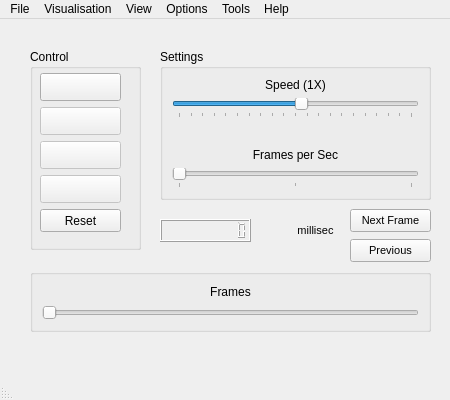
 <widget class="QMainWindow" name="TraVisToClass">
  <property name="geometry">
   <rect>
    <x>0</x>
    <y>0</y>
    <width>450</width>
    <height>400</height>
   </rect>
  </property>
  <property name="sizePolicy">
   <sizepolicy hsizetype="Fixed" vsizetype="Fixed">
    <horstretch>0</horstretch>
    <verstretch>0</verstretch>
   </sizepolicy>
  </property>
  <property name="minimumSize">
   <size>
    <width>450</width>
    <height>400</height>
   </size>
  </property>
  <property name="maximumSize">
   <size>
    <width>450</width>
    <height>400</height>
   </size>
  </property>
  <property name="mouseTracking">
   <bool>true</bool>
  </property>
  <property name="acceptDrops">
   <bool>true</bool>
  </property>
  <property name="windowTitle">
   <string>TraVisTo</string>
  </property>
  <property name="windowIcon">
   <iconset resource="icons.qrc">
    <normaloff>:/new/iconsS/icons/fullscreen.PNG</normaloff>:/new/iconsS/icons/fullscreen.PNG</iconset>
  </property>
  <property name="toolTip">
   <string>Visualise Pedestrian Motions</string>
  </property>
  <property name="whatsThis">
   <string>a Software....</string>
  </property>
  <widget class="QWidget" name="centralwidget">
   <property name="sizeIncrement">
    <size>
     <width>3</width>
     <height>3</height>
    </size>
   </property>
   <widget class="QGroupBox" name="parameters">
    <property name="enabled">
     <bool>true</bool>
    </property>
    <property name="geometry">
     <rect>
      <x>160</x>
      <y>30</y>
      <width>271</width>
      <height>151</height>
     </rect>
    </property>
    <property name="sizePolicy">
     <sizepolicy hsizetype="Fixed" vsizetype="Minimum">
      <horstretch>0</horstretch>
      <verstretch>0</verstretch>
     </sizepolicy>
    </property>
    <property name="mouseTracking">
     <bool>false</bool>
    </property>
    <property name="title">
     <string>Settings</string>
    </property>
    <layout class="QVBoxLayout" name="verticalLayout_2">
     <item>
      <widget class="QLabel" name="speedSliderLabel">
       <property name="text">
        <string>Speed (1X)</string>
       </property>
       <property name="alignment">
        <set>Qt::AlignCenter</set>
       </property>
      </widget>
     </item>
     <item>
      <widget class="QSlider" name="speedSettingSlider">
       <property name="minimum">
        <number>-20</number>
       </property>
       <property name="maximum">
        <number>20</number>
       </property>
       <property name="pageStep">
        <number>1</number>
       </property>
       <property name="value">
        <number>1</number>
       </property>
       <property name="sliderPosition">
        <number>1</number>
       </property>
       <property name="orientation">
        <enum>Qt::Horizontal</enum>
       </property>
       <property name="invertedControls">
        <bool>false</bool>
       </property>
       <property name="tickPosition">
        <enum>QSlider::TicksBelow</enum>
       </property>
       <property name="tickInterval">
        <number>2</number>
       </property>
      </widget>
     </item>
     <item>
      <spacer name="verticalSpacer">
       <property name="orientation">
        <enum>Qt::Vertical</enum>
       </property>
       <property name="sizeHint" stdset="0">
        <size>
         <width>20</width>
         <height>50</height>
        </size>
       </property>
      </spacer>
     </item>
     <item>
      <widget class="QLabel" name="framePerSecondSliderLabel">
       <property name="enabled">
        <bool>true</bool>
       </property>
       <property name="text">
        <string>Frames per Sec</string>
       </property>
       <property name="alignment">
        <set>Qt::AlignCenter</set>
       </property>
      </widget>
     </item>
     <item>
      <widget class="QSlider" name="contrastSettingSlider">
       <property name="enabled">
        <bool>false</bool>
       </property>
       <property name="styleSheet">
        <string notr="true">color: rgb(255, 149, 107);</string>
       </property>
       <property name="maximum">
        <number>10</number>
       </property>
       <property name="pageStep">
        <number>1</number>
       </property>
       <property name="sliderPosition">
        <number>0</number>
       </property>
       <property name="orientation">
        <enum>Qt::Horizontal</enum>
       </property>
       <property name="tickPosition">
        <enum>QSlider::TicksBelow</enum>
       </property>
       <property name="tickInterval">
        <number>5</number>
       </property>
      </widget>
     </item>
    </layout>
   </widget>
   <widget class="QGroupBox" name="Controls">
    <property name="enabled">
     <bool>true</bool>
    </property>
    <property name="geometry">
     <rect>
      <x>30</x>
      <y>30</y>
      <width>111</width>
      <height>201</height>
     </rect>
    </property>
    <property name="sizePolicy">
     <sizepolicy hsizetype="Minimum" vsizetype="Maximum">
      <horstretch>0</horstretch>
      <verstretch>0</verstretch>
     </sizepolicy>
    </property>
    <property name="title">
     <string>Control</string>
    </property>
    <widget class="QPushButton" name="BtStart">
     <property name="geometry">
      <rect>
       <x>10</x>
       <y>24</y>
       <width>81</width>
       <height>28</height>
      </rect>
     </property>
     <property name="toolTip">
      <string>Start Visualisation</string>
     </property>
     <property name="text">
      <string/>
     </property>
     <property name="icon">
      <iconset resource="icons.qrc">
       <normaloff>:/new/iconsS/icons/Play1Hot.png</normaloff>:/new/iconsS/icons/Play1Hot.png</iconset>
     </property>
     <property name="iconSize">
      <size>
       <width>20</width>
       <height>20</height>
      </size>
     </property>
    </widget>
    <widget class="QPushButton" name="BtStop">
     <property name="enabled">
      <bool>false</bool>
     </property>
     <property name="geometry">
      <rect>
       <x>10</x>
       <y>58</y>
       <width>81</width>
       <height>28</height>
      </rect>
     </property>
     <property name="toolTip">
      <string>Stop Visualisation</string>
     </property>
     <property name="text">
      <string/>
     </property>
     <property name="icon">
      <iconset resource="icons.qrc">
       <normaloff>:/new/iconsS/icons/Stop1PressedBlue.png</normaloff>:/new/iconsS/icons/Stop1PressedBlue.png</iconset>
     </property>
     <property name="iconSize">
      <size>
       <width>20</width>
       <height>20</height>
      </size>
     </property>
    </widget>
    <widget class="QPushButton" name="BtRecord">
     <property name="enabled">
      <bool>false</bool>
     </property>
     <property name="geometry">
      <rect>
       <x>10</x>
       <y>92</y>
       <width>81</width>
       <height>28</height>
      </rect>
     </property>
     <property name="toolTip">
      <string>Start Recording</string>
     </property>
     <property name="text">
      <string/>
     </property>
     <property name="icon">
      <iconset resource="icons.qrc">
       <normaloff>:/new/iconsS/icons/RecordPressed.png</normaloff>:/new/iconsS/icons/RecordPressed.png</iconset>
     </property>
     <property name="iconSize">
      <size>
       <width>20</width>
       <height>20</height>
      </size>
     </property>
    </widget>
    <widget class="QPushButton" name="BtFullscreen">
     <property name="enabled">
      <bool>false</bool>
     </property>
     <property name="geometry">
      <rect>
       <x>10</x>
       <y>126</y>
       <width>81</width>
       <height>28</height>
      </rect>
     </property>
     <property name="toolTip">
      <string>Fullscreen</string>
     </property>
     <property name="autoFillBackground">
      <bool>false</bool>
     </property>
     <property name="text">
      <string/>
     </property>
     <property name="icon">
      <iconset resource="icons.qrc">
       <normaloff>:/new/iconsS/icons/window_fullscreen-64.png</normaloff>:/new/iconsS/icons/window_fullscreen-64.png</iconset>
     </property>
     <property name="iconSize">
      <size>
       <width>20</width>
       <height>20</height>
      </size>
     </property>
    </widget>
    <widget class="QPushButton" name="BtReset">
     <property name="geometry">
      <rect>
       <x>10</x>
       <y>160</y>
       <width>81</width>
       <height>23</height>
      </rect>
     </property>
     <property name="toolTip">
      <string>Reset the simulation and clear all datasets loaded</string>
     </property>
     <property name="text">
      <string>Reset</string>
     </property>
     <property name="iconSize">
      <size>
       <width>20</width>
       <height>20</height>
      </size>
     </property>
    </widget>
   </widget>
   <widget class="QGroupBox" name="groupBox">
    <property name="geometry">
     <rect>
      <x>30</x>
      <y>250</y>
      <width>401</width>
      <height>63</height>
     </rect>
    </property>
    <property name="sizePolicy">
     <sizepolicy hsizetype="Fixed" vsizetype="Fixed">
      <horstretch>0</horstretch>
      <verstretch>0</verstretch>
     </sizepolicy>
    </property>
    <property name="maximumSize">
     <size>
      <width>16777215</width>
      <height>16777215</height>
     </size>
    </property>
    <property name="title">
     <string/>
    </property>
    <layout class="QVBoxLayout" name="verticalLayout_3">
     <item>
      <layout class="QHBoxLayout" name="horizontalLayout_3">
       <item>
        <widget class="QLabel" name="frameSliderLabel">
         <property name="text">
          <string>Frames</string>
         </property>
         <property name="alignment">
          <set>Qt::AlignCenter</set>
         </property>
        </widget>
       </item>
      </layout>
     </item>
     <item>
      <widget class="QSlider" name="framesIndicatorSlider">
       <property name="enabled">
        <bool>true</bool>
       </property>
       <property name="mouseTracking">
        <bool>true</bool>
       </property>
       <property name="maximum">
        <number>20000</number>
       </property>
       <property name="pageStep">
        <number>1</number>
       </property>
       <property name="tracking">
        <bool>true</bool>
       </property>
       <property name="orientation">
        <enum>Qt::Horizontal</enum>
       </property>
      </widget>
     </item>
    </layout>
   </widget>
   <widget class="QLCDNumber" name="lcdRunningTime">
    <property name="geometry">
     <rect>
      <x>160</x>
      <y>200</y>
      <width>91</width>
      <height>23</height>
     </rect>
    </property>
    <property name="palette">
     <palette>
      <active>
       <colorrole role="WindowText">
        <brush brushstyle="SolidPattern">
         <color alpha="255">
          <red>170</red>
          <green>255</green>
          <blue>0</blue>
         </color>
        </brush>
       </colorrole>
      </active>
      <inactive>
       <colorrole role="WindowText">
        <brush brushstyle="SolidPattern">
         <color alpha="255">
          <red>170</red>
          <green>255</green>
          <blue>0</blue>
         </color>
        </brush>
       </colorrole>
      </inactive>
      <disabled>
       <colorrole role="WindowText">
        <brush brushstyle="SolidPattern">
         <color alpha="255">
          <red>118</red>
          <green>116</green>
          <blue>108</blue>
         </color>
        </brush>
       </colorrole>
      </disabled>
     </palette>
    </property>
    <property name="font">
     <font>
      <family>MS Sans Serif</family>
      <weight>75</weight>
      <bold>true</bold>
     </font>
    </property>
    <property name="styleSheet">
     <string notr="true">
border-color: rgb(255, 255, 255);</string>
    </property>
    <property name="smallDecimalPoint">
     <bool>false</bool>
    </property>
    <property name="numDigits">
     <number>10</number>
    </property>
    <property name="segmentStyle">
     <enum>QLCDNumber::Filled</enum>
    </property>
    <property name="intValue" stdset="0">
     <number>0</number>
    </property>
   </widget>
   <widget class="QLabel" name="label">
    <property name="geometry">
     <rect>
      <x>290</x>
      <y>201</y>
      <width>51</width>
      <height>20</height>
     </rect>
    </property>
    <property name="font">
     <font>
      <pointsize>8</pointsize>
     </font>
    </property>
    <property name="text">
     <string>millisec</string>
    </property>
    <property name="alignment">
     <set>Qt::AlignCenter</set>
    </property>
   </widget>
   <widget class="QPushButton" name="BtNextFrame">
    <property name="geometry">
     <rect>
      <x>350</x>
      <y>190</y>
      <width>81</width>
      <height>23</height>
     </rect>
    </property>
    <property name="font">
     <font>
      <pointsize>8</pointsize>
     </font>
    </property>
    <property name="text">
     <string>Next Frame</string>
    </property>
   </widget>
   <widget class="QPushButton" name="BtPreviousFrame">
    <property name="geometry">
     <rect>
      <x>350</x>
      <y>220</y>
      <width>81</width>
      <height>23</height>
     </rect>
    </property>
    <property name="font">
     <font>
      <pointsize>8</pointsize>
     </font>
    </property>
    <property name="text">
     <string>Previous</string>
    </property>
   </widget>
  </widget>
  <widget class="QMenuBar" name="menubar">
   <property name="geometry">
    <rect>
     <x>0</x>
     <y>0</y>
     <width>450</width>
     <height>25</height>
    </rect>
   </property>
   <widget class="QMenu" name="menuFile">
    <property name="title">
     <string>File</string>
    </property>
    <addaction name="actionLoad_File"/>
    <addaction name="separator"/>
    <addaction name="actionLoad_Geometry"/>
    <addaction name="actionClear_Geometry"/>
    <addaction name="actionAdd_Trajectories_File"/>
    <addaction name="actionClear_Trajectories_Files"/>
    <addaction name="separator"/>
    <addaction name="actionOpen"/>
    <addaction name="separator"/>
    <addaction name="actionExit"/>
   </widget>
   <widget class="QMenu" name="menuApplication">
    <property name="title">
     <string>Visualisation</string>
    </property>
    <addaction name="separator"/>
    <addaction name="actionReset"/>
    <addaction name="actionStart"/>
    <addaction name="actionRecord"/>
    <addaction name="actionStop"/>
    <addaction name="actionPause_Resume"/>
    <addaction name="actionFullscreen"/>
    <addaction name="separator"/>
    <addaction name="actionOnline"/>
    <addaction name="actionOffline"/>
    <addaction name="separator"/>
    <addaction name="actionFrames_Navigation"/>
   </widget>
   <widget class="QMenu" name="menuHelp">
    <property name="title">
     <string>Help</string>
    </property>
    <addaction name="actionTutorial"/>
    <addaction name="separator"/>
    <addaction name="actionAbout"/>
    <addaction name="separator"/>
   </widget>
   <widget class="QMenu" name="menuOptions">
    <property name="title">
     <string>Options</string>
    </property>
    <widget class="QMenu" name="menuCaption_Color">
     <property name="title">
      <string>Caption Color</string>
     </property>
     <addaction name="actionCaptionAuto"/>
     <addaction name="actionCaptionCustom"/>
    </widget>
    <addaction name="actionBackground_Color"/>
    <addaction name="menuCaption_Color"/>
    <addaction name="actionWalls_Color"/>
    <addaction name="actionExits_Color"/>
    <addaction name="separator"/>
    <addaction name="actionPedestrian_Shape"/>
    <addaction name="actionNetwork_settings"/>
   </widget>
   <widget class="QMenu" name="menuView">
    <property name="title">
     <string>View</string>
    </property>
    <widget class="QMenu" name="menuCamera_View">
     <property name="title">
      <string>Camera View</string>
     </property>
     <addaction name="actionCameraViewTop"/>
     <addaction name="actionCameraViewSide"/>
     <addaction name="actionCameraViewFront"/>
     <addaction name="actionCameraViewAgent"/>
    </widget>
    <addaction name="action2_D"/>
    <addaction name="action3_D"/>
    <addaction name="separator"/>
    <addaction name="actionShow_Agents"/>
    <addaction name="actionShow_Trajectories"/>
    <addaction name="actionShow_Geometry"/>
    <addaction name="actionShow_Exits"/>
    <addaction name="actionShow_Walls"/>
    <addaction name="actionShow_Legend"/>
    <addaction name="actionShow_Captions"/>
    <addaction name="actionShow_Axis"/>
    <addaction name="actionShow_Wall_Caption"/>
    <addaction name="actionShow_Room_Caption"/>
    <addaction name="actionShow_Door_Caption"/>
    <addaction name="actionShow_Geometry_Captions"/>
    <addaction name="separator"/>
    <addaction name="actionFirst_Group"/>
    <addaction name="actionSecond_Group"/>
    <addaction name="actionThird_Group"/>
    <addaction name="separator"/>
    <addaction name="menuCamera_View"/>
    <addaction name="separator"/>
    <addaction name="actionShow_Onscreen_Infos"/>
    <addaction name="separator"/>
   </widget>
   <widget class="QMenu" name="menuTools">
    <property name="title">
     <string>Tools</string>
    </property>
    <addaction name="actionSnapshot"/>
    <addaction name="separator"/>
    <addaction name="actionRecord_PNG_sequences"/>
    <addaction name="actionRender_PNG_to_AVI"/>
   </widget>
   <addaction name="menuFile"/>
   <addaction name="menuApplication"/>
   <addaction name="menuView"/>
   <addaction name="menuOptions"/>
   <addaction name="menuTools"/>
   <addaction name="menuHelp"/>
  </widget>
  <widget class="QStatusBar" name="statusbar">
   <property name="mouseTracking">
    <bool>true</bool>
   </property>
   <property name="layoutDirection">
    <enum>Qt::RightToLeft</enum>
   </property>
  </widget>
  <action name="actionExit">
   <property name="text">
    <string>Exit</string>
   </property>
   <property name="toolTip">
    <string>Quit the application</string>
   </property>
   <property name="shortcut">
    <string>Ctrl+Q</string>
   </property>
  </action>
  <action name="actionReset">
   <property name="enabled">
    <bool>false</bool>
   </property>
   <property name="text">
    <string>Reset</string>
   </property>
   <property name="shortcut">
    <string>Ctrl+R</string>
   </property>
  </action>
  <action name="actionStart">
   <property name="enabled">
    <bool>false</bool>
   </property>
   <property name="text">
    <string>Start</string>
   </property>
   <property name="shortcut">
    <string>Ctrl+P</string>
   </property>
  </action>
  <action name="actionStop">
   <property name="enabled">
    <bool>false</bool>
   </property>
   <property name="text">
    <string>Stop</string>
   </property>
  </action>
  <action name="actionPause_Resume">
   <property name="enabled">
    <bool>false</bool>
   </property>
   <property name="text">
    <string>Pause/Resume</string>
   </property>
  </action>
  <action name="actionAbout">
   <property name="text">
    <string>About TraVisTo</string>
   </property>
   <property name="shortcut">
    <string>F1</string>
   </property>
  </action>
  <action name="actionTutorial">
   <property name="enabled">
    <bool>false</bool>
   </property>
   <property name="text">
    <string>Tutorial</string>
   </property>
  </action>
  <action name="actionNetwork_settings">
   <property name="enabled">
    <bool>true</bool>
   </property>
   <property name="text">
    <string>Network settings</string>
   </property>
  </action>
  <action name="actionOnline">
   <property name="checkable">
    <bool>true</bool>
   </property>
   <property name="checked">
    <bool>false</bool>
   </property>
   <property name="enabled">
    <bool>true</bool>
   </property>
   <property name="text">
    <string>Online</string>
   </property>
   <property name="shortcut">
    <string>Ctrl+N</string>
   </property>
  </action>
  <action name="actionOffline">
   <property name="checkable">
    <bool>true</bool>
   </property>
   <property name="checked">
    <bool>true</bool>
   </property>
   <property name="enabled">
    <bool>true</bool>
   </property>
   <property name="text">
    <string>Offline</string>
   </property>
   <property name="shortcut">
    <string>Ctrl+F</string>
   </property>
  </action>
  <action name="actionFullscreen">
   <property name="enabled">
    <bool>false</bool>
   </property>
   <property name="text">
    <string>Fullscreen</string>
   </property>
  </action>
  <action name="actionRecord">
   <property name="enabled">
    <bool>false</bool>
   </property>
   <property name="text">
    <string>Record</string>
   </property>
   <property name="shortcut">
    <string>Ctrl+L</string>
   </property>
  </action>
  <action name="actionOpen">
   <property name="enabled">
    <bool>false</bool>
   </property>
   <property name="text">
    <string>Load Project</string>
   </property>
  </action>
  <action name="action2_D">
   <property name="checkable">
    <bool>true</bool>
   </property>
   <property name="enabled">
    <bool>true</bool>
   </property>
   <property name="text">
    <string>2-D</string>
   </property>
   <property name="shortcut">
    <string>Ctrl+2</string>
   </property>
  </action>
  <action name="actionReset_All">
   <property name="enabled">
    <bool>false</bool>
   </property>
   <property name="text">
    <string>Reset All</string>
   </property>
  </action>
  <action name="actionAdd_Trajectories_File">
   <property name="enabled">
    <bool>true</bool>
   </property>
   <property name="text">
    <string>Add Trajectories File</string>
   </property>
   <property name="shortcut">
    <string>Ctrl+A</string>
   </property>
  </action>
  <action name="actionClear_Trajectories_Files">
   <property name="enabled">
    <bool>true</bool>
   </property>
   <property name="text">
    <string>Clear Trajectories Files</string>
   </property>
   <property name="shortcut">
    <string>Ctrl+C</string>
   </property>
  </action>
  <action name="actionLoad_Geometry">
   <property name="text">
    <string>Load Geometry</string>
   </property>
   <property name="visible">
    <bool>false</bool>
   </property>
  </action>
  <action name="actionLoad_File">
   <property name="enabled">
    <bool>true</bool>
   </property>
   <property name="text">
    <string>Load File</string>
   </property>
   <property name="shortcut">
    <string>Ctrl+O</string>
   </property>
  </action>
  <action name="actionClear_Geometry">
   <property name="enabled">
    <bool>false</bool>
   </property>
   <property name="text">
    <string>Clear Geometry</string>
   </property>
   <property name="visible">
    <bool>false</bool>
   </property>
  </action>
  <action name="actionFirst_Group">
   <property name="checkable">
    <bool>true</bool>
   </property>
   <property name="checked">
    <bool>true</bool>
   </property>
   <property name="enabled">
    <bool>false</bool>
   </property>
   <property name="text">
    <string>First Group</string>
   </property>
  </action>
  <action name="actionSecond_Group">
   <property name="checkable">
    <bool>true</bool>
   </property>
   <property name="enabled">
    <bool>false</bool>
   </property>
   <property name="text">
    <string>Second Group</string>
   </property>
  </action>
  <action name="actionThird_Group">
   <property name="checkable">
    <bool>true</bool>
   </property>
   <property name="enabled">
    <bool>false</bool>
   </property>
   <property name="text">
    <string>Third Group</string>
   </property>
  </action>
  <action name="actionShow_Legend">
   <property name="checkable">
    <bool>true</bool>
   </property>
   <property name="enabled">
    <bool>true</bool>
   </property>
   <property name="text">
    <string>Show Legend</string>
   </property>
   <property name="statusTip">
    <string>Add a legend to the plot</string>
   </property>
   <property name="shortcut">
    <string>S, L</string>
   </property>
  </action>
  <action name="action3_D">
   <property name="checkable">
    <bool>true</bool>
   </property>
   <property name="checked">
    <bool>true</bool>
   </property>
   <property name="enabled">
    <bool>true</bool>
   </property>
   <property name="text">
    <string>3-D</string>
   </property>
   <property name="shortcut">
    <string>Ctrl+3</string>
   </property>
  </action>
  <action name="actionShow_Agents">
   <property name="checkable">
    <bool>true</bool>
   </property>
   <property name="checked">
    <bool>true</bool>
   </property>
   <property name="enabled">
    <bool>false</bool>
   </property>
   <property name="text">
    <string>Show Agents</string>
   </property>
  </action>
  <action name="actionShow_Trajectories">
   <property name="checkable">
    <bool>true</bool>
   </property>
   <property name="enabled">
    <bool>true</bool>
   </property>
   <property name="text">
    <string>Show Trajectories</string>
   </property>
   <property name="shortcut">
    <string>S, T</string>
   </property>
  </action>
  <action name="actionShow_Geometry">
   <property name="checkable">
    <bool>true</bool>
   </property>
   <property name="checked">
    <bool>true</bool>
   </property>
   <property name="enabled">
    <bool>true</bool>
   </property>
   <property name="text">
    <string>Show Geometry</string>
   </property>
   <property name="shortcut">
    <string>S, G</string>
   </property>
  </action>
  <action name="actionDEBUG_MODE">
   <property name="enabled">
    <bool>false</bool>
   </property>
   <property name="text">
    <string>DEBUG MODE</string>
   </property>
  </action>
  <action name="actionShow_Captions">
   <property name="checkable">
    <bool>true</bool>
   </property>
   <property name="checked">
    <bool>false</bool>
   </property>
   <property name="text">
    <string>Show Captions</string>
   </property>
   <property name="shortcut">
    <string>S, C</string>
   </property>
  </action>
  <action name="actionBackground_Color">
   <property name="text">
    <string>Background Color</string>
   </property>
   <property name="shortcut">
    <string>Ctrl+K</string>
   </property>
  </action>
  <action name="actionFrames_Navigation">
   <property name="checkable">
    <bool>true</bool>
   </property>
   <property name="text">
    <string>Frames Navigation</string>
   </property>
   <property name="shortcut">
    <string>Ctrl+U</string>
   </property>
  </action>
  <action name="actionShow_Axis">
   <property name="checkable">
    <bool>true</bool>
   </property>
   <property name="enabled">
    <bool>false</bool>
   </property>
   <property name="text">
    <string>Show Axis</string>
   </property>
   <property name="shortcut">
    <string>S, A</string>
   </property>
  </action>
  <action name="actionCameraViewTop">
   <property name="checkable">
    <bool>false</bool>
   </property>
   <property name="checked">
    <bool>false</bool>
   </property>
   <property name="text">
    <string>Top</string>
   </property>
  </action>
  <action name="actionCameraViewSide">
   <property name="checkable">
    <bool>false</bool>
   </property>
   <property name="enabled">
    <bool>false</bool>
   </property>
   <property name="text">
    <string>Side</string>
   </property>
  </action>
  <action name="actionCameraViewFront">
   <property name="checkable">
    <bool>false</bool>
   </property>
   <property name="enabled">
    <bool>false</bool>
   </property>
   <property name="text">
    <string>Front</string>
   </property>
  </action>
  <action name="actionPedestrian_Shape">
   <property name="text">
    <string>Settings</string>
   </property>
   <property name="shortcut">
    <string>Ctrl+,</string>
   </property>
  </action>
  <action name="actionSnapshot">
   <property name="text">
    <string>Snapshot</string>
   </property>
   <property name="shortcut">
    <string>F5</string>
   </property>
  </action>
  <action name="actionRecord_PNG_sequences">
   <property name="enabled">
    <bool>true</bool>
   </property>
   <property name="text">
    <string>Record PNG sequences</string>
   </property>
   <property name="shortcut">
    <string>F6</string>
   </property>
  </action>
  <action name="actionRender_PNG_to_AVI">
   <property name="enabled">
    <bool>false</bool>
   </property>
   <property name="text">
    <string>Render PNG to AVI</string>
   </property>
  </action>
  <action name="actionCameraViewAgent">
   <property name="text">
    <string>Agent View</string>
   </property>
   <property name="toolTip">
    <string>to see the scene through the eyes of an agent. You will hve to select the ID of the agent next.</string>
   </property>
  </action>
  <action name="actionCaptionAuto">
   <property name="checkable">
    <bool>false</bool>
   </property>
   <property name="checked">
    <bool>false</bool>
   </property>
   <property name="text">
    <string>Auto</string>
   </property>
  </action>
  <action name="actionCaptionCustom">
   <property name="text">
    <string>Choose...</string>
   </property>
  </action>
  <action name="actionWalls_Color">
   <property name="text">
    <string>Walls Color</string>
   </property>
  </action>
  <action name="actionExits_Color">
   <property name="text">
    <string>Exits Color</string>
   </property>
  </action>
  <action name="actionShow_Onscreen_Infos">
   <property name="checkable">
    <bool>true</bool>
   </property>
   <property name="checked">
    <bool>true</bool>
   </property>
   <property name="text">
    <string>Show Onscreen Infos</string>
   </property>
  </action>
  <action name="actionShow_Exits">
   <property name="checkable">
    <bool>true</bool>
   </property>
   <property name="checked">
    <bool>true</bool>
   </property>
   <property name="text">
    <string>Show Exits</string>
   </property>
  </action>
  <action name="actionShow_Walls">
   <property name="checkable">
    <bool>true</bool>
   </property>
   <property name="checked">
    <bool>true</bool>
   </property>
   <property name="text">
    <string>Show Walls</string>
   </property>
  </action>
  <action name="actionShow_Wall_Caption">
   <property name="enabled">
    <bool>false</bool>
   </property>
   <property name="text">
    <string>Show Wall Caption</string>
   </property>
   <property name="visible">
    <bool>false</bool>
   </property>
  </action>
  <action name="actionShow_Room_Caption">
   <property name="text">
    <string>Show Room Caption</string>
   </property>
   <property name="visible">
    <bool>false</bool>
   </property>
  </action>
  <action name="actionShow_Door_Caption">
   <property name="text">
    <string>Show Door Caption</string>
   </property>
   <property name="visible">
    <bool>false</bool>
   </property>
  </action>
  <action name="actionShow_Geometry_Captions">
   <property name="checkable">
    <bool>true</bool>
   </property>
   <property name="checked">
    <bool>true</bool>
   </property>
   <property name="text">
    <string>Show Geometry Captions</string>
   </property>
  </action>
 </widget>
